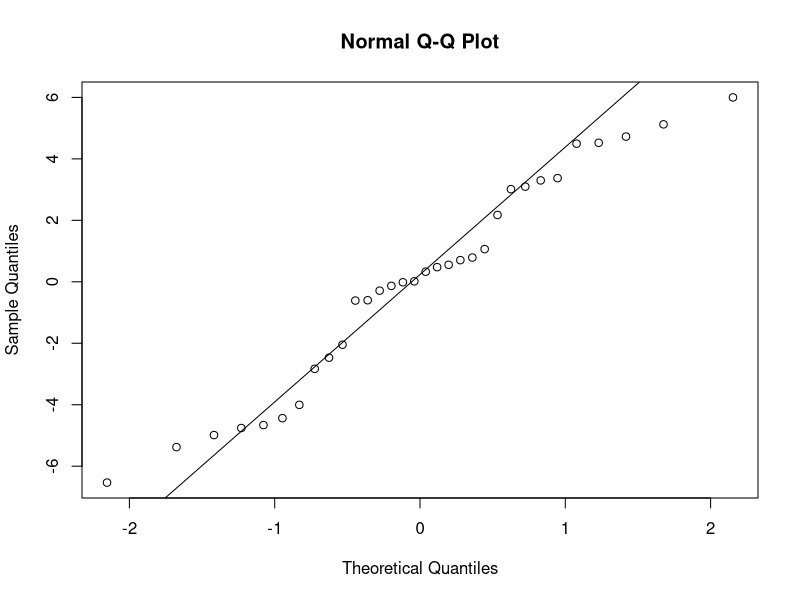
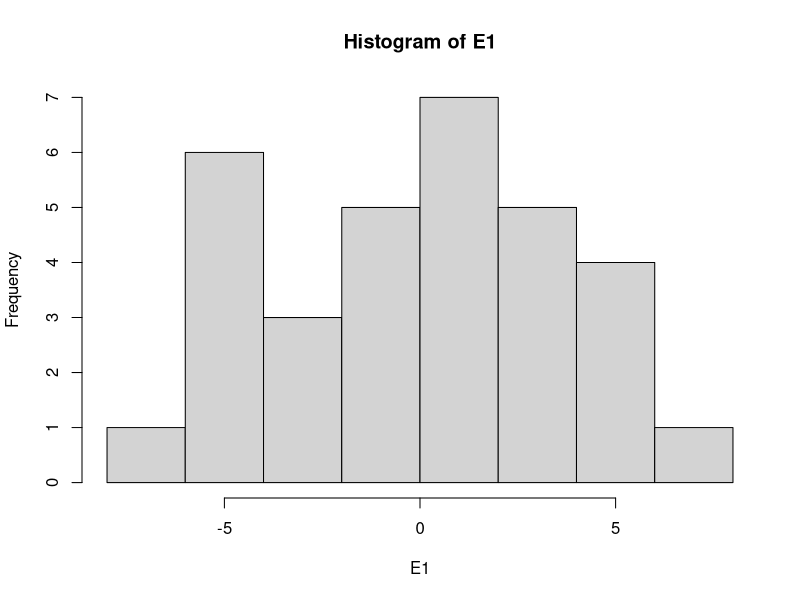
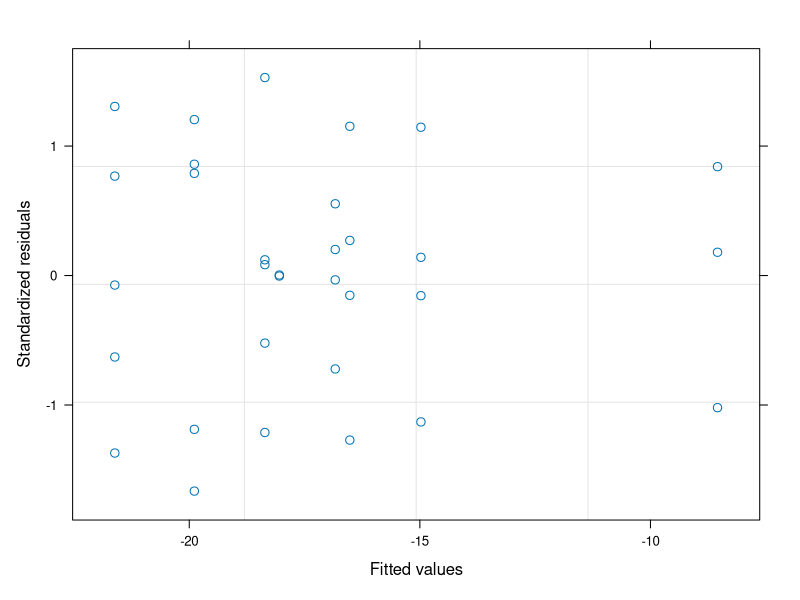

The R source for these figures, in order: (Note: this script raises an error after producing the figures.)
#Author:  Clay Arango
#Creation date: 10-Feb-19
#Script to analyze NDS data from Summer 2018 WSB work with S. Roley and A. Alexiades

#packages
install.packages("nlme")
install.packages("nortest")
install.packages("dplyr")
install.packages("multcomp")
install.packages("MASS")
install.packages("ggplot2")
library(nlme)
library(nortest)
library(dplyr)
library(multcomp)
library(MASS)
library(ggplot2)

#Load data
cen_lan_summer <- read.table(file="cen_lan_summer.csv", header=T, sep=",")

#set variable
d = cen_lan_summer

#evaluate data to make sure factors are correct
names(d)
unique(d$nutrient) #control, N, NP, NPSi, NSi, P, PSi, Si
unique(d$N) #should be 0 and 1
unique(d$P) #should be 0 and 1
unique(d$Si) #should be 0 and 1
unique(d$top) #should be "sponge" and "glass"
#if need to change, use recode function below. 
d$top<-recode(d$top, "cellulose" ="sponge")
str(d)

#convert N and P vand Si alues (0 or 1 for absence or presence) to factors
d$N<-as.factor(d$N)
d$P<-as.factor(d$P)
d$Si<-as.factor(d$Si)
str(d)

#subset data into gpp and cr response
d.cr = subset(d, top=="sponge", data=d)
d.gpp = subset(d, top=="glass", data=d)

#calculate nrr for cr
x = aggregate(d.cr[,8], list(d.cr$nutrient), mean, na.rm=T)
x
d.cr$cr.nrr = d.cr$cr.area/-21.614009 #is there a prettier way to do this?

#calculate nrr for gpp
x = aggregate(d.gpp[,9], list(d.gpp$nutrient), mean, na.rm=T)
x
d.gpp$gpp.nrr = d.gpp$gpp.area/3.398031 #is there a prettier way to do this?

############################################################
#analyze RESPIRATION data
############################################################

M1<-gls(cr.area~N*P*Si, data=d.cr, na.action=na.omit)
E1<-residuals(M1)
qqnorm(E1)
qqline(E1)
ad.test(E1)
   #residuals are normally distributed
hist(E1)  
plot(M1)
   #this doesn't look good

plot(filter(d.cr, !is.na(cr.area)) %>% dplyr::select(nutrient), 
     E1, xlab="nutrient", ylab="Residuals")
bartlett.test(cr.area~nutrient, data=d.cr)
   #variance test not OK, we'll probably need to mess with this one

anova(M1)
  
x <- group_by(d.cr, nutrient) %>%  # Grouping function causes subsequent functions to aggregate by season and reach
  summarize(cr.mean = abs(mean(cr.area, na.rm = TRUE)), # na.rm = TRUE to remove missing values
            cr.sd=abs(sd(cr.area, na.rm = TRUE)),  # na.rm = TRUE to remove missing values
            n = sum(!is.na(cr.area)), # of observations, excluding NAs. 
            cr.se=cr.sd/sqrt(n))

ggplot(data=x, aes(x=nutrient, y=cr.mean)) + 
  geom_bar(stat="identity", position=position_dodge(), color = "black") + 
  geom_errorbar(aes(ymin=cr.mean, ymax=cr.mean+cr.se), width=0.2, 
                position=position_dodge(0.9)) + 
  xlab("Nutrient") +
  ylab(expression(Respiration~(ug~O[2]~m^{-2}~h^{-1}))) +
  ylim(0,20) +
  labs(fill="Light") +
  theme_bw() +
  theme(panel.grid.major=element_blank(),
        panel.grid.minor=element_blank(),
        legend.title=element_text(size=6),
        legend.key=element_blank(), 
        legend.position=c(0.5,0.95), 
        legend.text=element_text(size=8), 
        legend.background=element_blank(), 
        legend.direction="horizontal", 
        legend.key.size=unit(0.3, "cm"), 
        axis.title.y=element_text(size=8), 
        axis.title.x=element_text(size=8), 
        axis.text.x=element_text(size=8))

#ggsave('output/figures/Ring_summer.tiff',
#       units="in",
#       width=3.25,
#       height=3.25,
#       dpi=1200,
#       compression="lzw")

#summarize nrr
x <- group_by(d.cr, nutrient) %>%  # Grouping function causes subsequent functions to aggregate by season and reach
  summarize(cr.mean = abs(mean(cr.nrr, na.rm = TRUE)), # na.rm = TRUE to remove missing values
            cr.sd=abs(sd(cr.nrr, na.rm = TRUE)),  # na.rm = TRUE to remove missing values
            n = sum(!is.na(cr.nrr)), # of observations, excluding NAs. 
            cr.se=cr.sd/sqrt(n))

############################################################
#analyze the PRODUCTION data
############################################################

M1<-gls(gpp.area~N*P*Si, data=d.gpp, na.action=na.omit) 
E1<-residuals(M1)
qqnorm(E1)
qqline(E1)
ad.test(E1)
   
hist(E1, xlab="residuals", main="")
plot(M1)

plot(filter(d.gpp, !is.na(gpp.area)) %>% dplyr::select(nutrient), 
     E1, xlab="nutrient", ylab="Residuals")
bartlett.test(gpp.area~nutrient, data=d.gpp)
   
anova(M1)
  
x <- group_by(d.gpp, nutrient) %>%  # Grouping function causes subsequent functions to aggregate by season and reach
  summarize(gpp.mean = abs(mean(gpp.area, na.rm = TRUE)), # na.rm = TRUE to remove missing values
            gpp.sd=abs(sd(gpp.area, na.rm = TRUE)),  # na.rm = TRUE to remove missing values
            n = sum(!is.na(gpp.area)), # of observations, excluding NAs. 
            gpp.se=gpp.sd/sqrt(n))

ggplot(data=x, aes(x=nutrient, y=gpp.mean)) + 
  geom_bar(stat="identity", position=position_dodge(), color = "black") + 
  geom_errorbar(aes(ymin=gpp.mean, ymax=gpp.mean+gpp.se), width=0.2, 
                position=position_dodge(0.9)) + 
  xlab("Nutrient") +
  ylab(expression(Production~(ug~O[2]~m^{-2}~h^{-1}))) +
  labs(fill="Light") +
  theme_bw() +
  theme(panel.grid.major=element_blank(),
        panel.grid.minor=element_blank(), 
        legend.title=element_text(size=6), 
        legend.key=element_blank(),  
        legend.position=c(0.5,0.95),  
        legend.text=element_text(size=8),  
        legend.background=element_blank(),  
        legend.direction="horizontal",  
        legend.key.size=unit(0.3, "cm"),  
        axis.title.y=element_text(size=8),  
        axis.title.x=element_text(size=8),  
        axis.text.x=element_text(size=8))

#ggsave('output/figures/gppByNutrient.tiff',
#       units="in",
#       width=3.25,
#       height=3.25,
#       dpi=1200,
#       compression="lzw")


#summarize nrr
x <- group_by(d.gpp, nutrient) %>%  # Grouping function causes subsequent functions to aggregate by season and reach
  summarize(gpp.mean = abs(mean(gpp.nrr, na.rm = TRUE)), # na.rm = TRUE to remove missing values
            gpp.sd=abs(sd(gpp.nrr, na.rm = TRUE)),  # na.rm = TRUE to remove missing values
            n = sum(!is.na(gpp.nrr)), # of observations, excluding NAs. 
            gpp.se=gpp.sd/sqrt(n))

#BELOW HERE IS NOT EDITED





############################################################
#analyze the CHL-A biomass on disks

M1<-gls(chla~N*P*light, data=roza_sum.chla, na.action=na.omit)
E1<-residuals(M1)
qqnorm(E1)
qqline(E1)
ad.test(E1)
  #residuals look bad (p=0.001)
hist(E1)
plot(M1)

vf1 = varIdent(form = ~ 1|N*P)
vf2 = varIdent(form = ~ 1|light)
vf3 = varIdent(form = ~ 1|N*P*light)
vf4 = varPower(form = ~ fitted(.)) 
vf5 = varExp(form = ~ fitted(.))
vf6 = varConstPower(form = ~ fitted(.))
vf7 = varExp(form = ~ fitted(.)|nutrient)

M2<-gls(chla~N*P*light, data=roza_sum.chla, na.action=na.omit, weights=vf1)
M3<-gls(chla~N*P*light, data=roza_sum.chla, na.action=na.omit, weights=vf2)
M4<-gls(chla~N*P*light, data=roza_sum.chla, na.action=na.omit, weights=vf3)
M5<-gls(chla~N*P*light, data=roza_sum.chla, na.action=na.omit, weights=vf4)
M6<-gls(chla~N*P*light, data=roza_sum.chla, na.action=na.omit, weights=vf5)
M7<-gls(chla~N*P*light, data=roza_sum.chla, na.action=na.omit, weights=vf6)
M8<-gls(chla~N*P*light, data=roza_sum.chla, na.action=na.omit, weights=vf7)

anova(M1,M2,M3,M4,M5,M6,M7,M8)

#M3 is best on AIC

E3<-residuals(M3)
qqnorm(E3)
qqline(E3)
ad.test(E3)
#residuals are not normal (p=0.001)
hist(E3, xlab="residuals", main="")
plot(M3)
  #hist and plot look good

plot(filter(roza_sum.chla, !is.na(chla)) %>% dplyr::select(light), 
     E3, xlab="light", ylab="Residuals")
bartlett.test(chla~light, data=roza_sum.chla)

plot(filter(roza_sum.chla, !is.na(chla)) %>% dplyr::select(nutrient), 
     E3, xlab="nutrient", ylab="Residuals")
bartlett.test(chla~nutrient, data=roza_sum.chla)

anova(M3)

#light is significant and N and P separately interact with light

x<-roza_sum.chla[complete.cases(roza_sum.chla$chla),]

with(x, 
     interaction.plot(nutrient,light,chla, 
                      ylim=c(0,1.5),lty=c(1,12),lwd=2,ylab="Chlorophyll a", 
                      xlab="Nutrient", trace.label="Light"))

x <- group_by(roza_sum.chla, nutrient, light) %>%  # Grouping function causes subsequent functions to aggregate by season and reach
  summarize(chla.mean = mean(chla, na.rm = TRUE), # na.rm = TRUE to remove missing values
            chla.sd=sd(chla, na.rm = TRUE),  # na.rm = TRUE to remove missing values
            n = sum(!is.na(chla)), # of observations, excluding NAs. 
            chla.se=chla.sd/sqrt(n))

ggplot(data=x, 
       aes(x=nutrient, y=chla.mean, fill=light)) + 
  geom_bar(stat="identity", position=position_dodge(), color = "black") + 
  geom_errorbar(aes(ymin=chla.mean, ymax=chla.mean+chla.se), width=0.2, 
                position=position_dodge(0.9)) + 
  scale_fill_manual(values=c("white","black")) +
  xlab("Nutrient") +
  ylab(expression(Chlorophyll~a~(ug~cm^{-2}))) +
  ylim(0,1.7) +
  labs(fill="Light") +
  theme_bw() +
  theme(panel.grid.major=element_blank(), 
        panel.grid.minor=element_blank(), 
        legend.title=element_text(size=6), 
        legend.key=element_blank(), 
        legend.position=c(0.5,0.95), 
        legend.text=element_text(size=8), 
        legend.background=element_blank(), 
        legend.direction="horizontal", 
        legend.key.size=unit(0.3, "cm"), 
        axis.title.y=element_text(size=8), 
        axis.title.x=element_text(size=8), 
        axis.text.x=element_text(size=8))

ggsave('output/figures/chlaByNutrientLight.tiff',
       units="in",
       width=3.25,
       height=3.25,
       dpi=1200,
       compression="lzw")



############################################################
############################################################
#calculate nrr mean and standard error
x1 <- group_by(roza_sum, nutrient, light) %>%  # Grouping function causes subsequent functions to aggregate by season and reach
  summarize(chla.nrr.mean = mean(chla.nrr, na.rm = TRUE), # na.rm = TRUE to remove missing values
            chla.nrr.sd=sd(chla.nrr, na.rm = TRUE),  # na.rm = TRUE to remove missing values
            chla.n = sum(!is.na(chla.nrr)), # of observations, excluding NAs. 
            chla.nrr.se=chla.nrr.sd/sqrt(chla.n))


x2 <- group_by(roza_sum, nutrient, light) %>%  # Grouping function causes subsequent functions to aggregate by season and reach
  summarize(gpp.nrr.mean = mean(gpp.nrr, na.rm = TRUE), # na.rm = TRUE to remove missing values
            gpp.nrr.sd=sd(gpp.nrr, na.rm = TRUE),  # na.rm = TRUE to remove missing values
            gpp.n = sum(!is.na(gpp.nrr)), # of observations, excluding NAs. 
            gpp.nrr.se=gpp.nrr.sd/sqrt(gpp.n))

x3 <- group_by(roza_sum, nutrient, light) %>%  # Grouping function causes subsequent functions to aggregate by season and reach
  summarize(cr.nrr.mean = mean(cr.nrr, na.rm = TRUE), # na.rm = TRUE to remove missing values
            cr.nrr.sd=sd(cr.nrr, na.rm = TRUE),  # na.rm = TRUE to remove missing values
            cr.n = sum(!is.na(cr.nrr)), # of observations, excluding NAs. 
            cr.nrr.se=cr.nrr.sd/sqrt(cr.n))

roza_sum.nrr<-cbind(x1,x2,x3)
roza_sum.nrr <- roza_sum.nrr[, !duplicated(colnames(roza_sum.nrr))]
write.csv(roza_sum.nrr, "roza_sum.nrr.csv")
